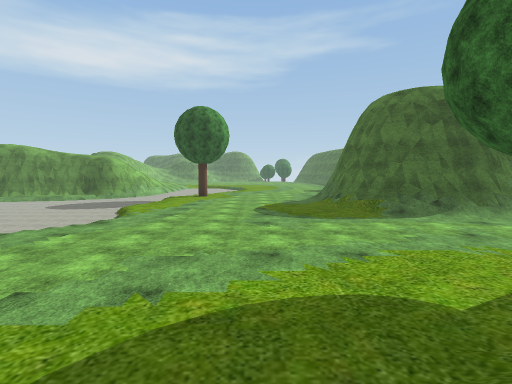
View 1 (above)

21 first-person views from a walk through a scene from a Unity 3-D project. The camera is 1.4 m above the floor, tilts 4° down and sees 85° across. The floor is counted in squares, 2 m on a side. Each view is taken from the middle of a square. On the plan, view 1 faces up. The plan holds only what a view shows up to about 9 squares ahead; the rest is blank. The place goes on beyond the plan. Some trees and plants on the terrain are drawn as simple stand-ins. The player character is not drawn. Some surface patterns are stand-ins.

View 2
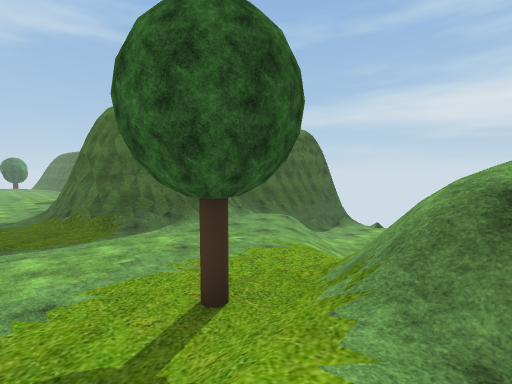

View 3
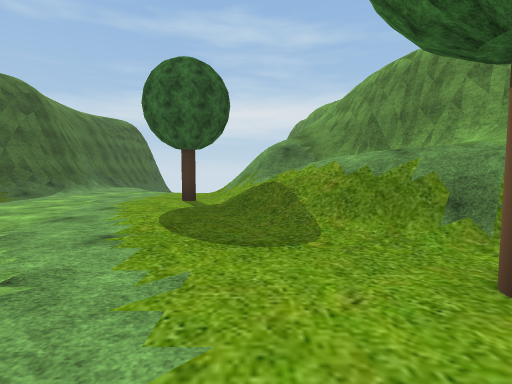

View 4
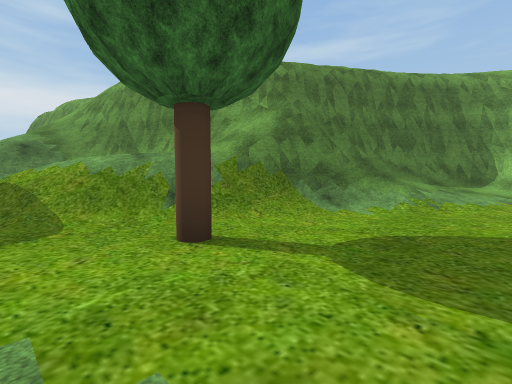

View 5
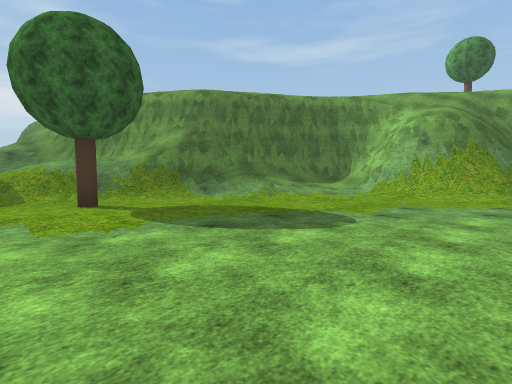

View 6
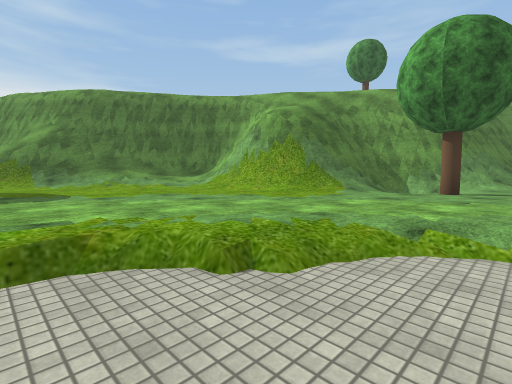

View 7
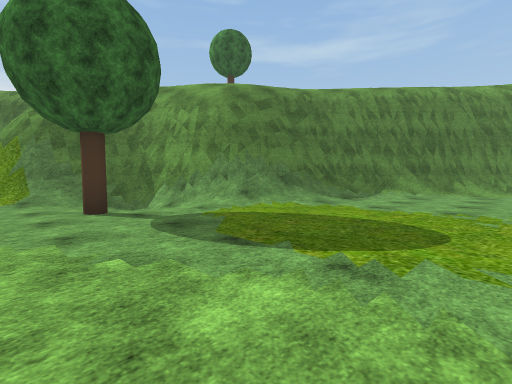

View 8
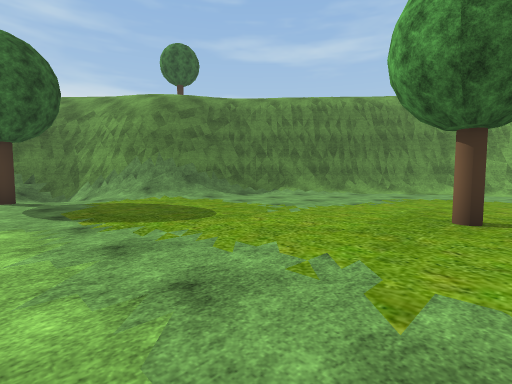

View 9
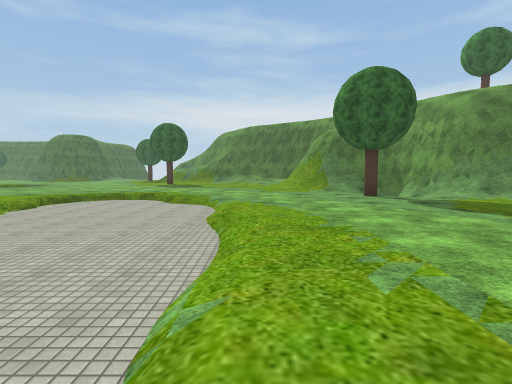

View 10
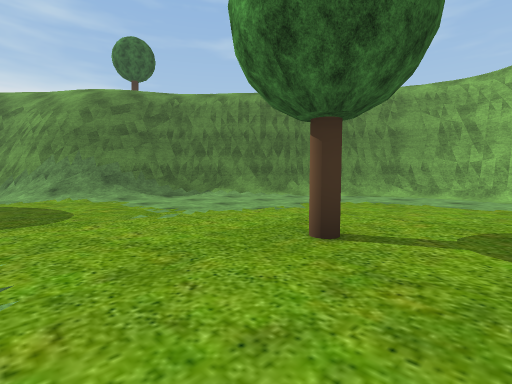

View 11
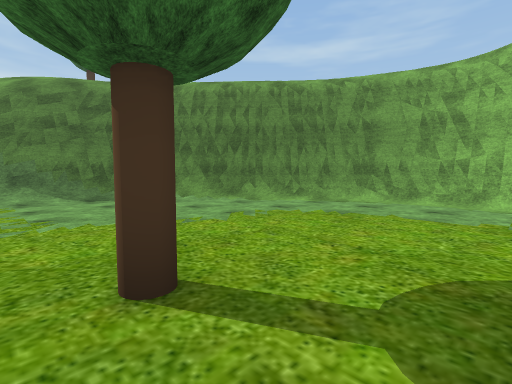

View 12
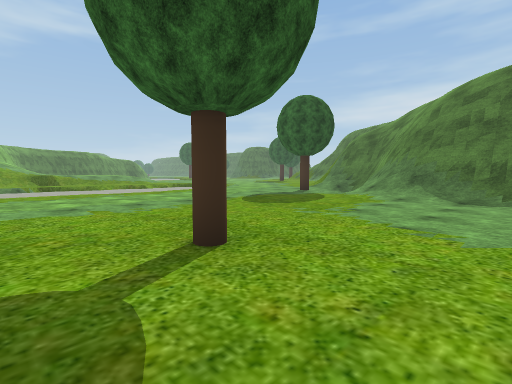

View 13
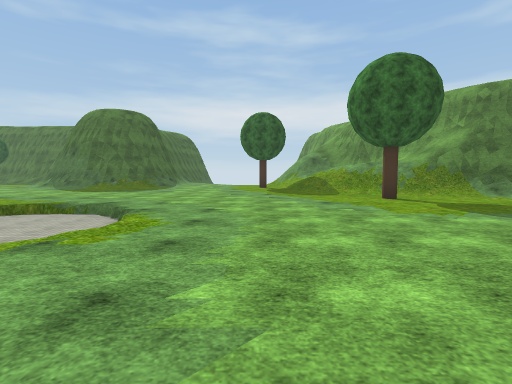

View 14
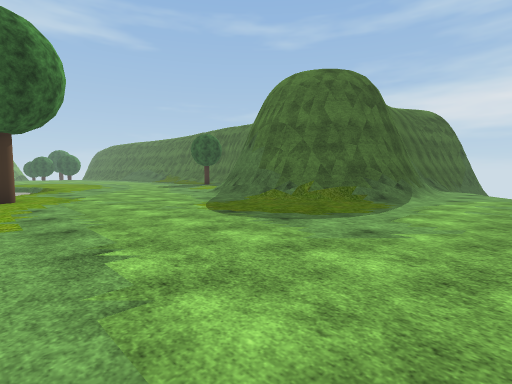

View 15
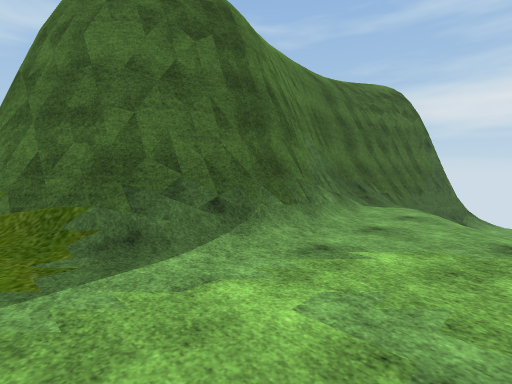

View 16
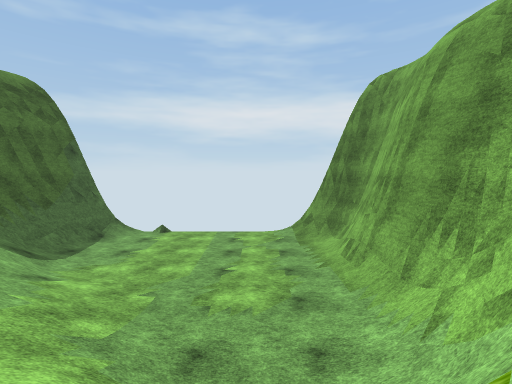

View 17
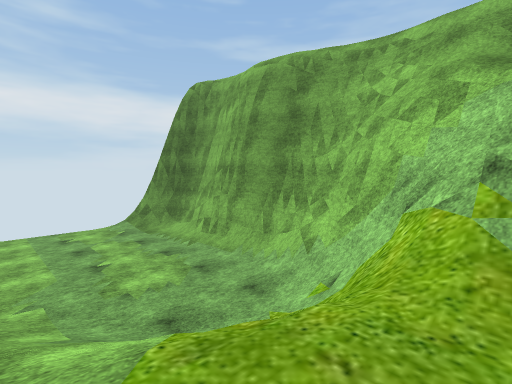

View 18
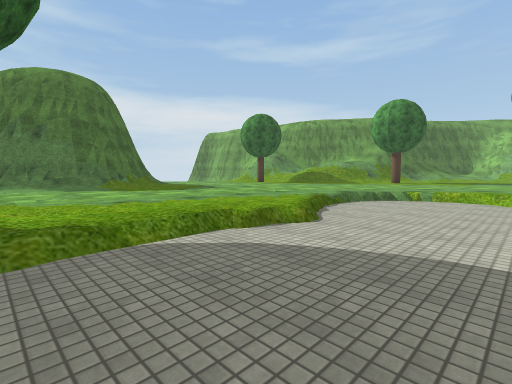

View 19
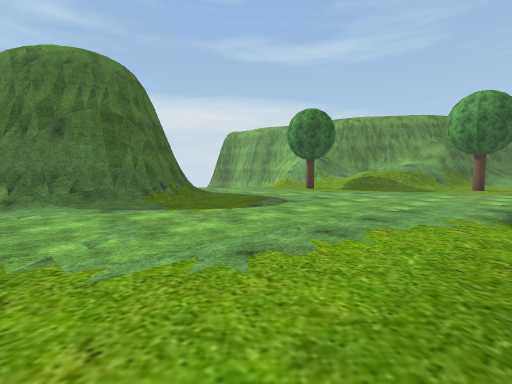

View 20
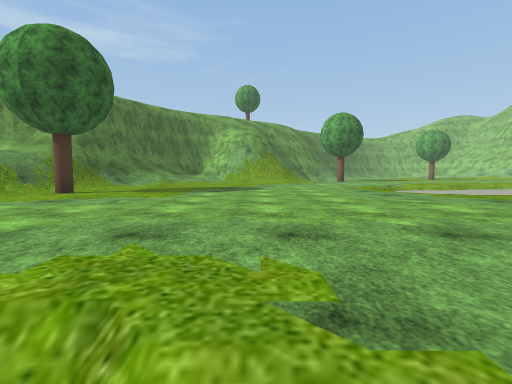

View 21
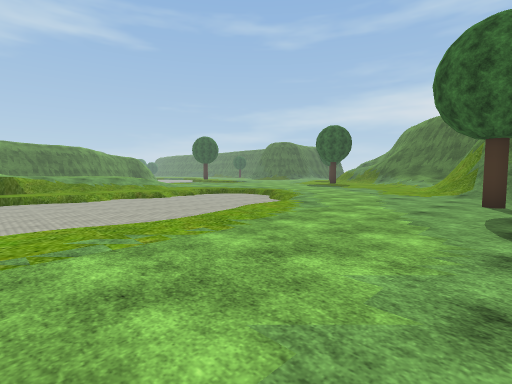

### Floor plan
Key: @ floor where view 1 was taken; # wall or solid block; . main floor; - floor 0.25 m lower than the main floor; _ floor 0.5 m lower than the main floor; < floor 0.75 m lower than the main floor; ( floor 2 m lower than the main floor; : floor 7.25 m higher than the main floor; / step, stairs or slope; = window, fence, low wall or low ledge; v drop or lower ground; T tree.
Columns run from 21 left of view 1 to 14 right of it. Each row starts with its distance up from view 1.
 13               <<</T...../#
 12               <<</......##
 11               <<</......#
 10               <<<.......#
  9              <<<</......##
  8              <<<</.......#########
  7               <<</........///////###
  6               /<</........../////((
  5              .//............////(((
  4             ...............////((((
  3            .............T..///(((((
  2    =      .............//////((((((
  1    ..    ............////=/#//((((/
  0   //// ///........../@/////v########
 -1   <<<<<<<</........T/// ////v######
 -2   <<<<<<<<<........////####/vvv//v:
 -3   <<<<<<<<_......../=/##v//////
 -4   <<<<<<</......../####
 -5   <<<<////.......//###
 -6  ..-//..........///##/
 -7 ............./////##v/
 -8 ............/###//#v/
 -9 .........T-//#vv##v/
-10 .........- /#v/  v/
-11 .........-/##v
-12 ........//##vv
-13 ......../##v/
-14 ..T...../##//
-15 .......-/#v/
-16 ......./##v
-17 ....../##
-18 ...../##v
-19 ..../##v
-20 ////##v
-21 #####v
-22 vvvv/
-23  ///

Positions as (right, up) in squares from view 1, and headings:
1: (0, 0), facing up
2: (1, 0), facing up-right
3: (-4, 1), facing right
4: (-5, 1), facing down-right
5: (-9, 1), facing down-right
6: (-13, -2), facing down-right
7: (-17, -8), facing down-right
8: (-20, -9), facing down-right
9: (-20, -6), facing right
10: (-21, -11), facing down-right
11: (-21, -13), facing down-right
12: (-21, -16), facing up-right
13: (-10, 3), facing right
14: (-3, 5), facing up-right
15: (3, 5), facing up-right
16: (5, 2), facing right
17: (5, 4), facing down-right
18: (-7, 13), facing down-right
19: (-4, 13), facing down-right
20: (-7, 6), facing down
21: (-19, -10), facing up-right
